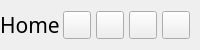
           <widget class="QFrame" name="contentTopBg">
            <property name="minimumSize">
             <size>
              <width>0</width>
              <height>50</height>
             </size>
            </property>
            <property name="maximumSize">
             <size>
              <width>16777215</width>
              <height>50</height>
             </size>
            </property>
            <layout class="QHBoxLayout" name="horizontalLayout">
             <property name="spacing">
              <number>0</number>
             </property>
             <property name="leftMargin">
              <number>0</number>
             </property>
             <property name="topMargin">
              <number>0</number>
             </property>
             <property name="rightMargin">
              <number>10</number>
             </property>
             <property name="bottomMargin">
              <number>0</number>
             </property>
             <item>
              <widget class="QFrame" name="leftBox">
               <property name="sizePolicy">
                <sizepolicy hsizetype="Expanding" vsizetype="Preferred">
                 <horstretch>0</horstretch>
                 <verstretch>0</verstretch>
                </sizepolicy>
               </property>
               <layout class="QHBoxLayout" name="horizontalLayout_3">
                <property name="spacing">
                 <number>0</number>
                </property>
                <property name="leftMargin">
                 <number>0</number>
                </property>
                <property name="topMargin">
                 <number>0</number>
                </property>
                <property name="rightMargin">
                 <number>0</number>
                </property>
                <property name="bottomMargin">
                 <number>0</number>
                </property>
                <item>
                 <widget class="QLabel" name="titleRightInfo">
                  <property name="sizePolicy">
                   <sizepolicy hsizetype="Preferred" vsizetype="Expanding">
                    <horstretch>0</horstretch>
                    <verstretch>0</verstretch>
                   </sizepolicy>
                  </property>
                  <property name="maximumSize">
                   <size>
                    <width>16777215</width>
                    <height>45</height>
                   </size>
                  </property>
                  <property name="font">
                   <font>
                    <family>Exo SemiBold</family>
                    <pointsize>16</pointsize>
                    <italic>false</italic>
                    <stylestrategy>PreferAntialias</stylestrategy>
                    <fontweight>ExtraBold</fontweight>
                   </font>
                  </property>
                  <property name="styleSheet">
                   <string notr="true">font: 800 16pt &quot;Exo SemiBold&quot;;</string>
                  </property>
                  <property name="text">
                   <string>Home</string>
                  </property>
                 </widget>
                </item>
               </layout>
              </widget>
             </item>
             <item>
              <widget class="QFrame" name="rightButtons">
               <property name="sizePolicy">
                <sizepolicy hsizetype="Preferred" vsizetype="Preferred">
                 <horstretch>0</horstretch>
                 <verstretch>0</verstretch>
                </sizepolicy>
               </property>
               <property name="minimumSize">
                <size>
                 <width>0</width>
                 <height>28</height>
                </size>
               </property>
               <layout class="QHBoxLayout" name="horizontalLayout_6">
                <property name="spacing">
                 <number>5</number>
                </property>
                <property name="leftMargin">
                 <number>0</number>
                </property>
                <property name="topMargin">
                 <number>0</number>
                </property>
                <property name="rightMargin">
                 <number>0</number>
                </property>
                <property name="bottomMargin">
                 <number>0</number>
                </property>
                <item>
                 <widget class="QPushButton" name="settingsTopBtn">
                  <property name="minimumSize">
                   <size>
                    <width>28</width>
                    <height>28</height>
                   </size>
                  </property>
                  <property name="maximumSize">
                   <size>
                    <width>28</width>
                    <height>28</height>
                   </size>
                  </property>
                  <property name="cursor">
                   <cursorShape>PointingHandCursor</cursorShape>
                  </property>
                  <property name="toolTip">
                   <string>&lt;html&gt;&lt;head/&gt;&lt;body&gt;&lt;p&gt;Settings&lt;/p&gt;&lt;/body&gt;&lt;/html&gt;</string>
                  </property>
                  <property name="text">
                   <string/>
                  </property>
                  <property name="icon">
                   <iconset resource="resources/resources.qrc">
                    <normaloff>:/icons/images/icons/icon_settings.png</normaloff>:/icons/images/icons/icon_settings.png</iconset>
                  </property>
                  <property name="iconSize">
                   <size>
                    <width>20</width>
                    <height>20</height>
                   </size>
                  </property>
                 </widget>
                </item>
                <item>
                 <widget class="QPushButton" name="minimizeAppBtn">
                  <property name="minimumSize">
                   <size>
                    <width>28</width>
                    <height>28</height>
                   </size>
                  </property>
                  <property name="maximumSize">
                   <size>
                    <width>28</width>
                    <height>28</height>
                   </size>
                  </property>
                  <property name="cursor">
                   <cursorShape>PointingHandCursor</cursorShape>
                  </property>
                  <property name="toolTip">
                   <string>&lt;html&gt;&lt;head/&gt;&lt;body&gt;&lt;p&gt;Minimize&lt;/p&gt;&lt;/body&gt;&lt;/html&gt;</string>
                  </property>
                  <property name="layoutDirection">
                   <enum>Qt::LayoutDirection::LeftToRight</enum>
                  </property>
                  <property name="autoFillBackground">
                   <bool>false</bool>
                  </property>
                  <property name="text">
                   <string/>
                  </property>
                  <property name="icon">
                   <iconset resource="resources/resources.qrc">
                    <normaloff>:/icons/images/icons/icon_minimize.png</normaloff>:/icons/images/icons/icon_minimize.png</iconset>
                  </property>
                  <property name="iconSize">
                   <size>
                    <width>20</width>
                    <height>20</height>
                   </size>
                  </property>
                 </widget>
                </item>
                <item>
                 <widget class="QPushButton" name="maximizeRestoreAppBtn">
                  <property name="minimumSize">
                   <size>
                    <width>28</width>
                    <height>28</height>
                   </size>
                  </property>
                  <property name="maximumSize">
                   <size>
                    <width>28</width>
                    <height>28</height>
                   </size>
                  </property>
                  <property name="cursor">
                   <cursorShape>PointingHandCursor</cursorShape>
                  </property>
                  <property name="toolTip">
                   <string>&lt;html&gt;&lt;head/&gt;&lt;body&gt;&lt;p&gt;Maximize&lt;/p&gt;&lt;/body&gt;&lt;/html&gt;</string>
                  </property>
                  <property name="text">
                   <string/>
                  </property>
                  <property name="icon">
                   <iconset resource="resources/resources.qrc">
                    <normaloff>:/icons/images/icons/icon_maximize.png</normaloff>:/icons/images/icons/icon_maximize.png</iconset>
                  </property>
                  <property name="iconSize">
                   <size>
                    <width>20</width>
                    <height>20</height>
                   </size>
                  </property>
                 </widget>
                </item>
                <item>
                 <widget class="QPushButton" name="closeAppBtn">
                  <property name="minimumSize">
                   <size>
                    <width>28</width>
                    <height>28</height>
                   </size>
                  </property>
                  <property name="maximumSize">
                   <size>
                    <width>28</width>
                    <height>28</height>
                   </size>
                  </property>
                  <property name="cursor">
                   <cursorShape>PointingHandCursor</cursorShape>
                  </property>
                  <property name="toolTip">
                   <string>&lt;html&gt;&lt;head/&gt;&lt;body&gt;&lt;p&gt;Close&lt;/p&gt;&lt;/body&gt;&lt;/html&gt;</string>
                  </property>
                  <property name="text">
                   <string/>
                  </property>
                  <property name="icon">
                   <iconset resource="resources/resources.qrc">
                    <normaloff>:/icons/images/icons/icon_close.png</normaloff>:/icons/images/icons/icon_close.png</iconset>
                  </property>
                  <property name="iconSize">
                   <size>
                    <width>20</width>
                    <height>20</height>
                   </size>
                  </property>
                 </widget>
                </item>
               </layout>
              </widget>
             </item>
            </layout>
           </widget>
